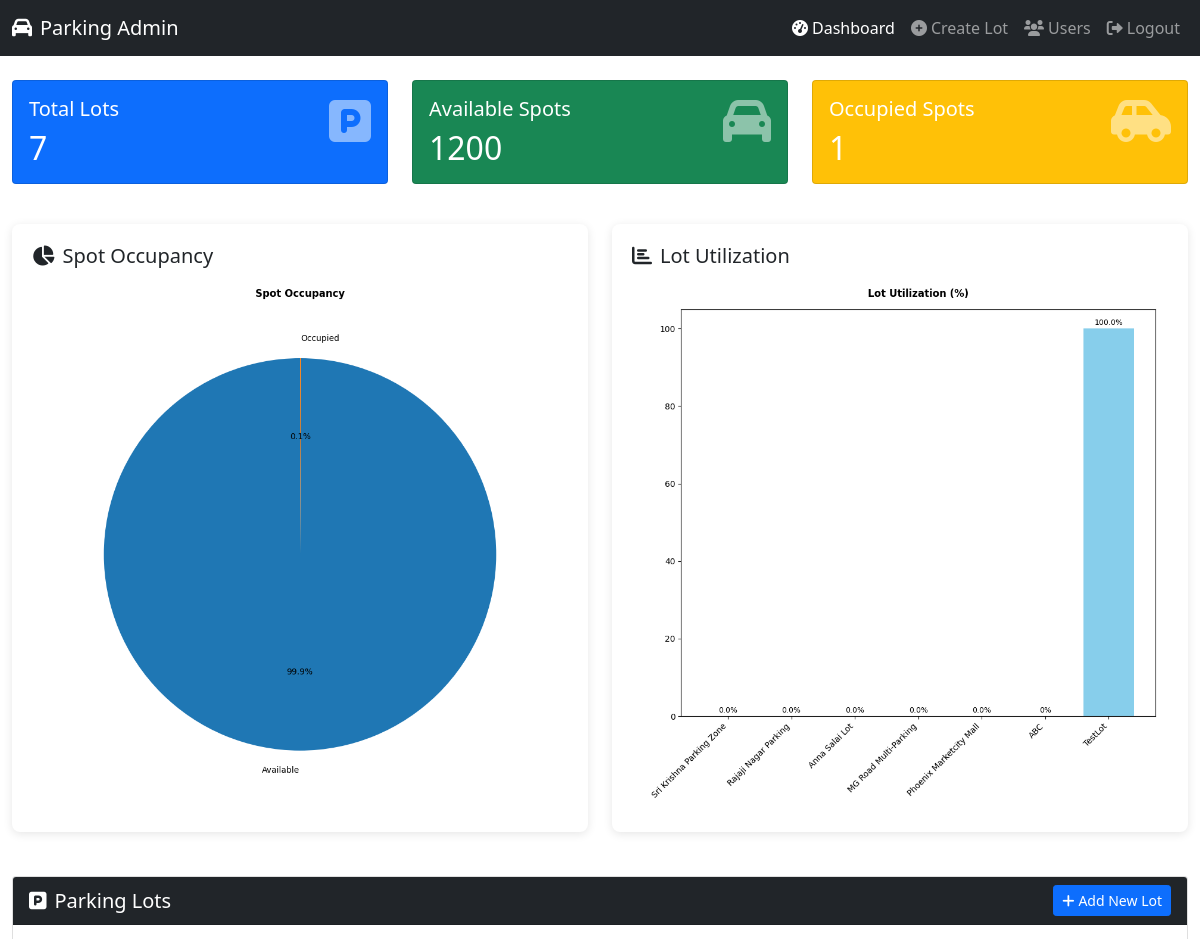
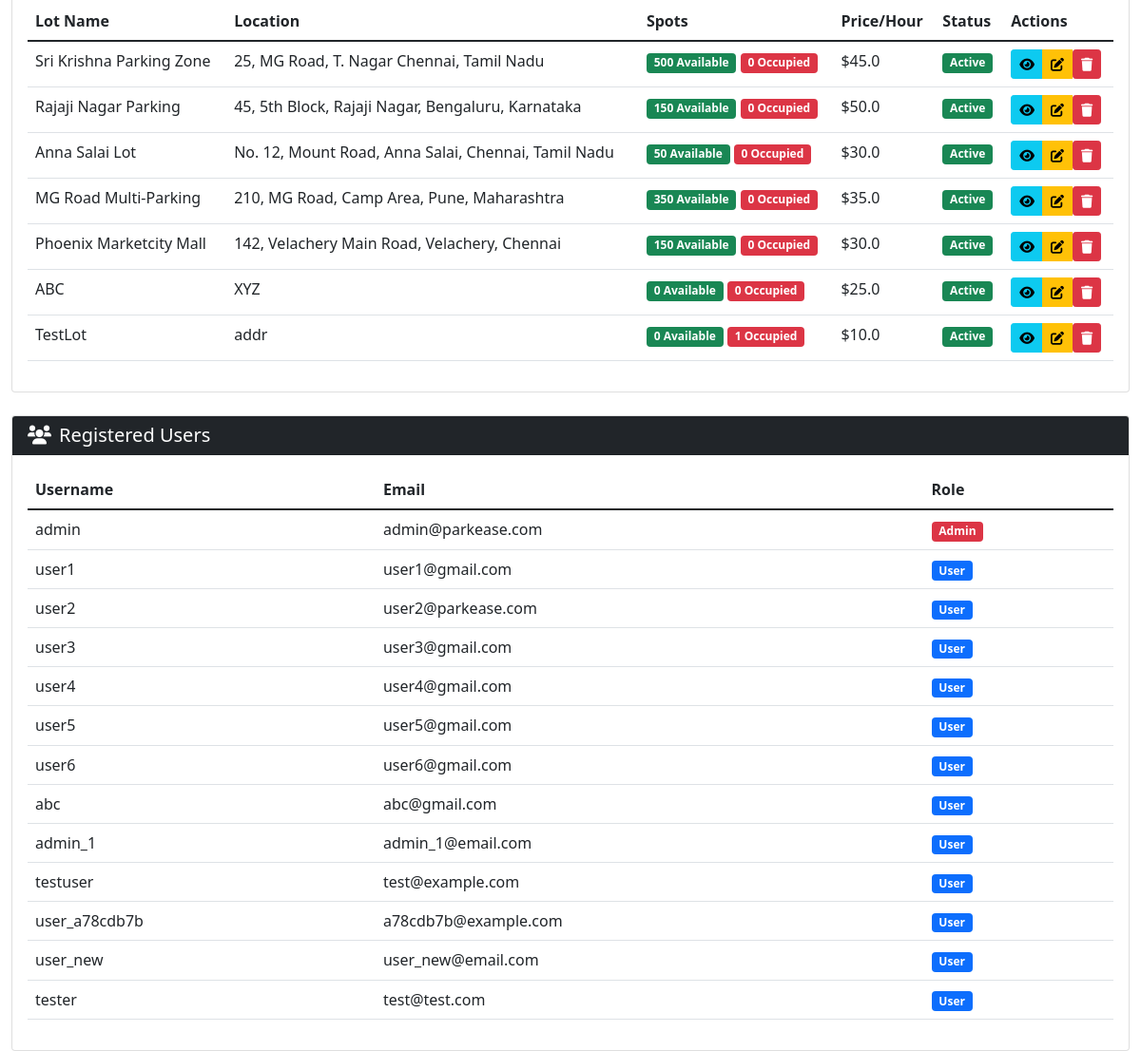
The page /admin_dashboard (signed in) on the database its author committed (2 pictures, top to bottom).
### models/parking_lot.py (models this page shows)
class ParkingLot(db.Model):
    __tablename__ = 'parking_lot'
    lot_id = db.Column(db.Integer, primary_key=True, autoincrement=True)
    prime_location_name = db.Column(db.String(50), nullable=False)
    price = db.Column(db.Float, nullable=False)
    capacity = db.Column(db.Integer, nullable=False)
    address = db.Column(db.String(100), nullable=False)
    pincode = db.Column(db.String(10), nullable=False)
    contact = db.Column(db.BigInteger, nullable=False)
    is_active = db.Column(db.Boolean, default=True)
    spots = db.relationship('ParkingSpot', backref='lot', lazy=True, cascade="all, delete")
    @property
    def available(self):
        return len([spot for spot in self.spots if spot.status == 'A'])
    @property
    def occupied(self):
        return len([spot for spot in self.spots if spot.status == 'O'])

### models/parking_spot.py (models this page shows)
class ParkingSpot(db.Model):
    __tablename__ = 'parking_spot'
    spot_id = db.Column(db.Integer, primary_key=True, autoincrement=True)
    lot_id = db.Column(db.Integer, db.ForeignKey('parking_lot.lot_id'), nullable=False)
    spot_number = db.Column(db.String(10), unique=True, nullable=False)
    status = db.Column(db.String(1), default="A")  # A = Available, O = Occupied
    spot_type = db.Column(db.String(20), default="Standard")
    reservations = db.relationship('Reservation', backref='spot', lazy=True, cascade="all, delete")

### models/user_admin.py (models this page shows, shortened)
class User_Admin(db.Model, UserMixin):
    __tablename__ = 'user_admin'
    id = db.Column(db.Integer, primary_key=True, autoincrement=True)
    username = db.Column(db.String(50), unique=True, nullable=False)
    email = db.Column(db.String(120), unique=True, nullable=False)
    password_hash = db.Column(db.String(128), nullable=False)
    role = db.Column(db.String(10), nullable=False)
    reservations = db.relationship('Reservation', backref='user', lazy=True)

### app.py (the view)
@app.route('/admin_dashboard')
@login_required
def admin_dashboard():
    if current_user.role != 'admin':
        flash('Access denied', 'danger')
        return redirect(url_for('home_page'))
    expired_count = check_expired_reservations()
    if expired_count > 0:
        flash(f'{expired_count} expired reservation(s) have been automatically closed.', 'info')
    lots = ParkingLot.query.all()
    users = User_Admin.query.all()
    total_spots = ParkingSpot.query.count()
    available = ParkingSpot.query.filter_by(status='A').count()
    occupied = total_spots - available
    spot_data = {'Available': available, 'Occupied': occupied}
    chart1 = generate_chart(spot_data, chart_type='pie', title='Spot Occupancy')
    lot_data = {}
    for lot in lots:
        lot_name = lot.prime_location_name
        total = ParkingSpot.query.filter_by(lot_id=lot.lot_id).count()
        occ = ParkingSpot.query.filter_by(lot_id=lot.lot_id, status='O').count()
        utilization = round((occ / total) * 100, 2) if total > 0 else 0
        lot_data[lot_name] = utilization
    chart2 = generate_chart(lot_data, chart_type='bar', title='Lot Utilization (%)')
    return render_template('admin_dashboard.html', lots=lots, users=users, chart1=chart1, chart2=chart2, available_spots=available, occupied_spots=occupied)

### app.py (called while the page is built, shortened)
@login_manager.user_loader
def load_user(user_id):
    return User_Admin.query.get(int(user_id))

def check_expired_reservations():
    cutoff_time = datetime.now() - timedelta(hours=24)
    expired_reservations = Reservation.query.filter(
        Reservation.payment_status == 'Pending',
        Reservation.parking_timestamp < cutoff_time
    ).all()
    if expired_reservations:
        db.session.commit()
        return len(expired_reservations)
    return 0

### templates/admin_dashboard.html (shortened to what this page needs)
<!DOCTYPE html>
<html lang="en">
<head>
    <link href="https://cdn.jsdelivr.net/npm/bootstrap@5.1.3/dist/css/bootstrap.min.css" rel="stylesheet">
    <link rel="stylesheet" href="https://cdnjs.cloudflare.com/ajax/libs/font-awesome/6.0.0/css/all.min.css">
</head>
<body>
    <nav class="navbar navbar-expand-lg navbar-dark bg-dark">
        <div class="container-fluid">
            <a class="navbar-brand" href="#">
                <i class="fas fa-car me-2"></i>Parking Admin
            </a>
            <div class="collapse navbar-collapse" id="navbarNav">
                <ul class="navbar-nav ms-auto">
                    <li class="nav-item">
                        <a class="nav-link active" href="{{ url_for('admin_dashboard') }}">
                            <i class="fas fa-tachometer-alt me-1"></i>Dashboard
                        </a>
                    </li>
                    <li class="nav-item">
                        <a class="nav-link" href="{{ url_for('create_lot') }}">
                            <i class="fas fa-plus-circle me-1"></i>Create Lot
                        </a>
                    </li>
                    <li class="nav-item">
                        <a class="nav-link" href="{{ url_for('view_users') }}">
                            <i class="fas fa-users me-1"></i>Users
                        </a>
                    </li>
                    <li class="nav-item">
                        <a class="nav-link" href="{{ url_for('logout') }}">
                            <i class="fas fa-sign-out-alt me-1"></i>Logout
                        </a>
                    </li>
                </ul>
            </div>
        </div>
    </nav>
    <div class="container-fluid mt-4">
        <div class="row mb-4">
            <div class="col-md-4 mb-3">
                <div class="card text-white bg-primary card-hover">
                    <div class="card-body">
                        <div class="d-flex justify-content-between">
                            <div>
                                <h5 class="card-title">Total Lots</h5>
                                <h2 class="mb-0">{{ lots|length }}</h2>
                            </div>
                            <i class="fas fa-parking fa-3x opacity-50"></i>
                        </div>
                    </div>
                </div>
            </div>
            <div class="col-md-4 mb-3">
                <div class="card text-white bg-success card-hover">
                    <div class="card-body">
                        <div class="d-flex justify-content-between">
                            <div>
                                <h5 class="card-title">Available Spots</h5>
                                <h2 class="mb-0">{{ available_spots }}</h2>
                            </div>
                            <i class="fas fa-car fa-3x opacity-50"></i>
                        </div>
                    </div>
                </div>
            </div>
            <div class="col-md-4 mb-3">
                <div class="card text-white bg-warning card-hover">
                    <div class="card-body">
                        <div class="d-flex justify-content-between">
                            <div>
                                <h5 class="card-title">Occupied Spots</h5>
                                <h2 class="mb-0">{{ occupied_spots }}</h2>
                            </div>
                            <i class="fas fa-car-side fa-3x opacity-50"></i>
                        </div>
                    </div>
                </div>
            </div>
        </div>
        <div class="row mb-4">
            <div class="col-md-6">
                <div class="chart-container">
                    <h5><i class="fas fa-chart-pie me-2"></i>Spot Occupancy</h5>
                    <img class="img-fluid" alt="Occupancy Chart">
                </div>
            </div>
            <div class="col-md-6">
                <div class="chart-container">
                    <h5><i class="fas fa-chart-bar me-2"></i>Lot Utilization</h5>
                    <img class="img-fluid" alt="Utilization Chart">
                </div>
            </div>
        </div>
        <div class="card mb-4">
            <div class="card-header bg-dark text-white">
                <div class="d-flex justify-content-between align-items-center">
                    <h5 class="mb-0"><i class="fas fa-parking me-2"></i>Parking Lots</h5>
                    <a href="{{ url_for('create_lot') }}" class="btn btn-sm btn-primary">
                        <i class="fas fa-plus me-1"></i>Add New Lot
                    </a>
                </div>
            </div>
            <div class="card-body">
                <div class="table-responsive">
                    <table class="table table-hover">
                        <thead>
                            <tr>
                                <th>Lot Name</th>
                                <th>Location</th>
                                <th>Spots</th>
                                <th>Price/Hour</th>
                                <th>Status</th>
                                <th>Actions</th>
                            </tr>
                        </thead>
                        <tbody>
                            {% for lot in lots %}
                            <tr>
                                <td>{{ lot.prime_location_name }}</td>
                                <td>{{ lot.address }}</td>
                                <td>
                                    <span class="badge bg-success">{{ lot.available }} Available</span>
                                    <span class="badge bg-danger">{{ lot.occupied }} Occupied</span>
                                </td>
                                <td>${{ lot.price }}</td>
                                <td>
                                    {% if lot.is_active %}
                                        <span class="badge bg-success">Active</span>
                                    {% else %}
                                        <span class="badge bg-secondary">Inactive</span>
                                    {% endif %}
                                </td>
                                <td>
                                    <div class="btn-group">
                                        <a href="{{ url_for('view_spots', lot_id=lot.lot_id) }}"
                                           class="btn btn-sm btn-info" title="View Spots">
                                            <i class="fas fa-eye"></i>
                                        </a>
                                        <a href="{{ url_for('edit_lot', lot_id=lot.lot_id) }}"
                                           class="btn btn-sm btn-warning" title="Edit">
                                            <i class="fas fa-edit"></i>
                                        </a>
                                        <form method="POST" action="{{ url_for('delete_lot', lot_id=lot.lot_id) }}"
                                              onsubmit="return confirm('Delete this lot?');">
                                            <button type="submit" class="btn btn-sm btn-danger" title="Delete">
                                                <i class="fas fa-trash"></i>
                                            </button>
                                        </form>
                                    </div>
                                </td>
                            </tr>
                            {% endfor %}
                        </tbody>
                    </table>
                </div>
            </div>
        </div>
<div class="card">
  <div class="card-header bg-dark text-white">
    <h5 class="mb-0"><i class="fas fa-users me-2"></i>Registered Users</h5>
  </div>
  <div class="card-body">
    <div class="table-responsive">
      <table class="table table-hover">
        <thead>
          <tr>
            <th>Username</th>
            <th>Email</th>
            <th>Role</th>
          </tr>
        </thead>
        <tbody>
          {% for user in users %}
          <tr>
            <td>{{ user.username }}</td>
            <td>{{ user.email }}</td>
            <td>
              {% if user.role == 'admin' %}
                <span class="badge bg-danger">Admin</span>
              {% else %}
                <span class="badge bg-primary">User</span>
              {% endif %}
            </td>
          </tr>
          {% endfor %}
        </tbody>
      </table>
    </div>
  </div>
</div>
</body>
</html>

### templates/admin_dashboard.html (style rules this page uses)
.chart-container { background: white; border-radius: 8px; padding: 20px; margin-bottom: 20px; box-shadow: 0 2px 10px rgba(0,0,0,0.1); }

### rows shown on the page
ParkingLot: prime_location_name "Sri Krishna Parking Zone", address "25, MG Road, T. Nagar Chennai, Tamil Nadu", available "500", occupied "0", price "45.0", is_active "Active"
ParkingLot: prime_location_name "Rajaji Nagar Parking", address "45, 5th Block, Rajaji Nagar, Bengaluru, Karnataka", available "150", occupied "0", price "50.0", is_active "Active"
ParkingLot: prime_location_name "Anna Salai Lot", address "No. 12, Mount Road, Anna Salai, Chennai, Tamil Nadu", available "50", occupied "0", price "30.0", is_active "Active"
ParkingLot: prime_location_name "MG Road Multi-Parking", address "210, MG Road, Camp Area, Pune, Maharashtra", available "350", occupied "0", price "35.0", is_active "Active"
ParkingLot: prime_location_name "Phoenix Marketcity Mall", address "142, Velachery Main Road, Velachery, Chennai", available "150", occupied "0", price "30.0", is_active "Active"
ParkingLot: prime_location_name "ABC", address "XYZ", available "0", occupied "0", price "25.0", is_active "Active"
ParkingLot: prime_location_name "TestLot", address "addr", available "0", occupied "1", price "10.0", is_active "Active"
User_Admin: username "admin", email "admin@parkease.com", role "Admin"
User_Admin: username "user1", email "user1@gmail.com", role "User"
User_Admin: username "user2", email "user2@parkease.com", role "User"
User_Admin: username "user3", email "user3@gmail.com", role "User"
User_Admin: username "user4", email "user4@gmail.com", role "User"
User_Admin: username "user5", email "user5@gmail.com", role "User"
User_Admin: username "user6", email "user6@gmail.com", role "User"
User_Admin: username "abc", email "abc@gmail.com", role "User"
User_Admin: username "admin_1", email "admin_1@email.com", role "User"
User_Admin: username "testuser", email "test@example.com", role "User"
User_Admin: username "user_a78cdb7b", email "a78cdb7b@example.com", role "User"
User_Admin: username "user_new", email "user_new@email.com", role "User"
User_Admin: username "tester", email "test@test.com", role "User"

### other values the page prints
{{ lots|length }} "7"
{{ available_spots }} "1200"
{{ occupied_spots }} "1"
